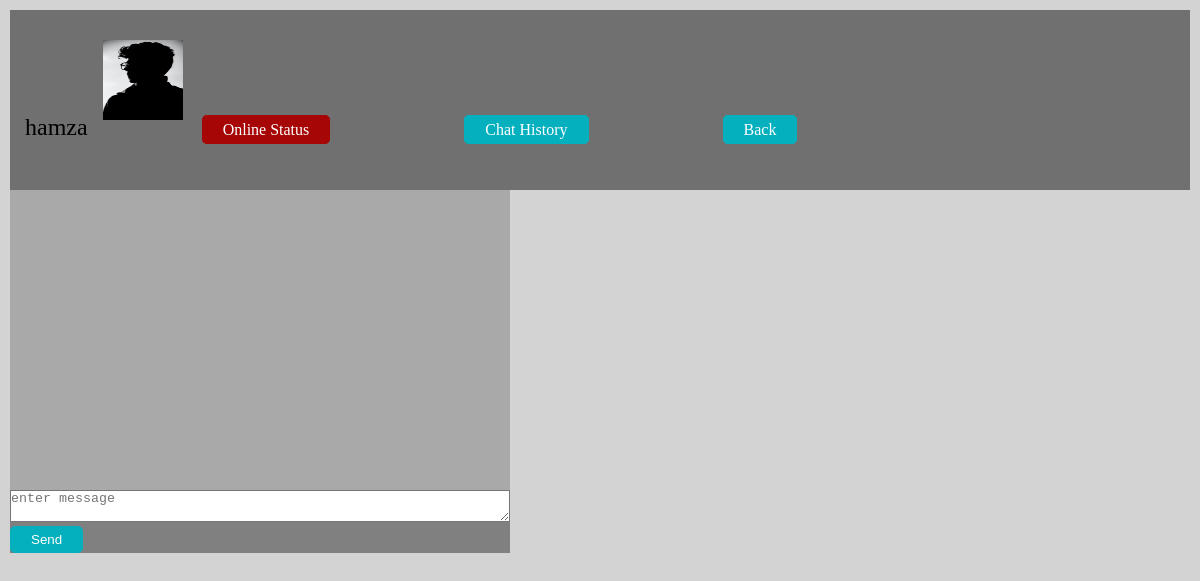
Screenshot of /chat.php?id=19 (signed in) with the database file from the repository.
### tables this page shows
CREATE TABLE `users` (
  `user_id` int(50) NOT NULL,
  `username` varchar(50) NOT NULL,
  `email` varchar(50) NOT NULL,
  `password` varchar(50) NOT NULL,
  `confirm_password` varchar(50) NOT NULL,
  `login_status` tinyint(4) NOT NULL DEFAULT 0,
  `last_login` datetime NOT NULL,
  `profile_image` varchar(100) NOT NULL
);

### chat.php (the view, shortened to what this page needs)
<?php
include 'connection.php';
if(isset($_SESSION['userid']) || isset($_COOKIE['userid']))
{
$second_user = $_GET['id'];
$query1 ="SELECT * FROM `users` WHERE `user_id`= '$second_user'";
$result1 = mysqli_query($con,$query1);
$row1 = mysqli_fetch_array($result1);
}
else
{
    header('location: index.php');
}
?>
<!DOCTYPE html>
<html lang="en">
<head>
    <link rel="stylesheet" href="css/style.css">
</head>
<body>
    <div class="container">
        <div class="color">
        <div class="button-bar">
        <?php echo'
            <span style="font-size: 1.5em;">'.$row1['username'].'<img style="height: 80px; width: 80px; padding:15px;" src="'.$row1['profile_image'].'" alt=""></span>';
                if($row1['login_status'] ==  1)
                {
                    echo "
                     <a id='green'>Online Status</a>";
                }
                else
                {
                    echo "
                    <a id='red'>Online Status</a>";
                }
            ?>
            <?php
             echo ' <a href="chat_history.php?id='.$_GET['id'].'">Chat History</a>';
            ?>
            <a href="online.php">Back</a>
        </div>
        </div>
        <div class="message">
        <table id="chats">
           <tbody>
        </tbody>
        </table>
        <form action="" method="POST">
            <textarea name="msg" id="msg" placeholder="enter message" class="text" ></textarea>
            <button type="button" class="request" value="send" id="send" name="send">Send</button>
        </form>
        </div>
    </div>
</body>
</html>

### css/style.css (style rules this page uses)
* { margin: 0px; padding: 0px; }
.container { height: 100vh; padding: 10px; background-color: lightgray; }
table { width: 35%; background-color: darkgrey; }
.color { padding: 15px; height: 150px; background-color: rgb(112, 112, 112); }
.button-bar a { margin-right: 130px; padding: 5px 20px 5px 20px; border: 1px solid rgb(4, 176, 189); border-radius: 5px; color: white; text-decoration: none; background-color: rgb(4, 176, 189); }
.request { padding: 5px 20px 5px 20px; border: 1px solid rgb(4, 176, 189); border-radius: 5px; color: white; text-decoration: none; background-color: rgb(4, 176, 189); }
#red { padding: 5px 20px 5px 20px; border: 1px solid rgb(167, 6, 6); border-radius: 5px; color: white; text-decoration: none; background-color: rgb(167, 6, 6); }
#chats { width: 500px; height: 300px; }
.message { background-color: grey; width: 500px; }
.text { width: 498px; }

### rows the page displays
users: username "hamza", profile_image (picture)
